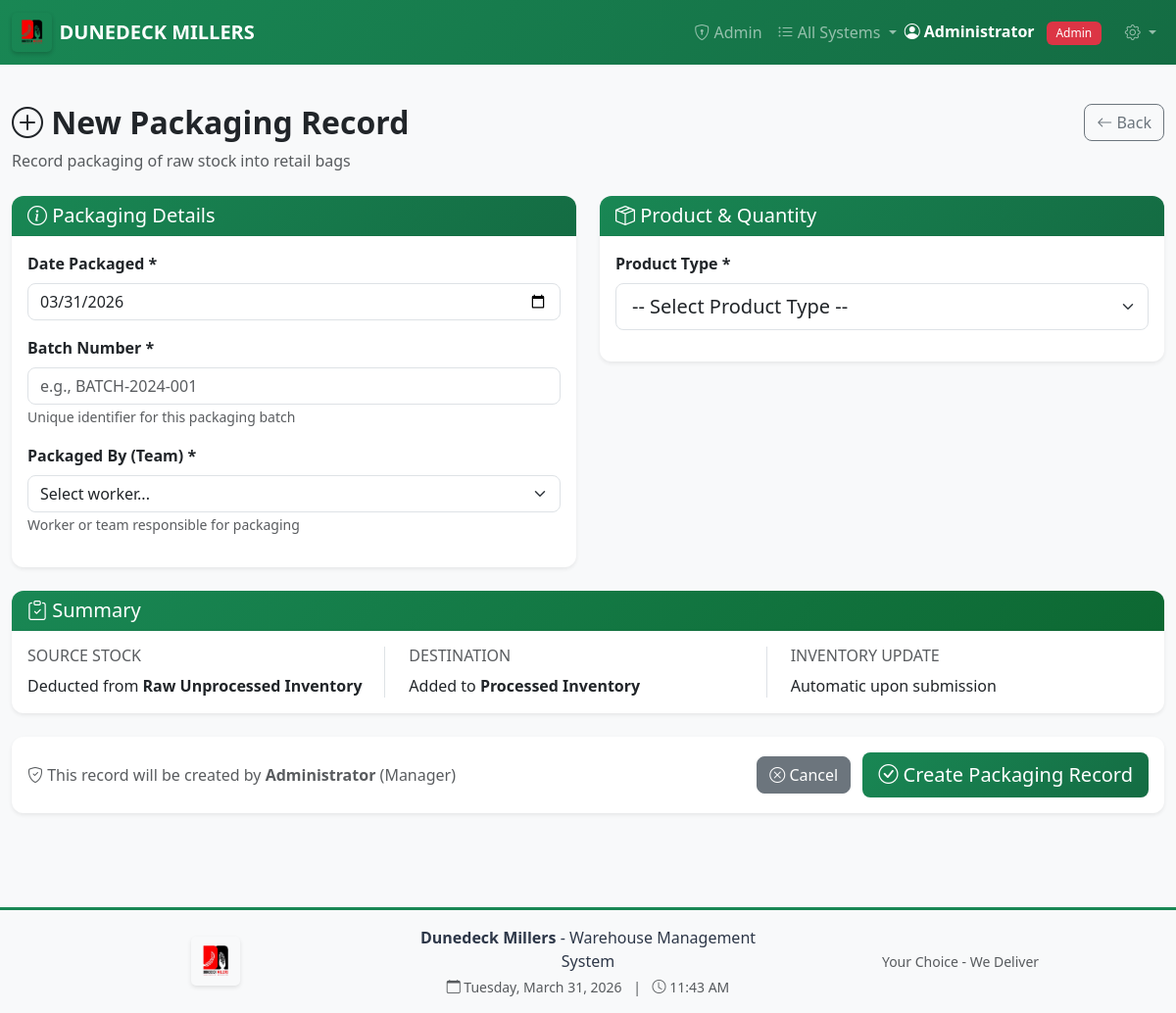
Page /packaging/create (signed in) on the earlier database version.
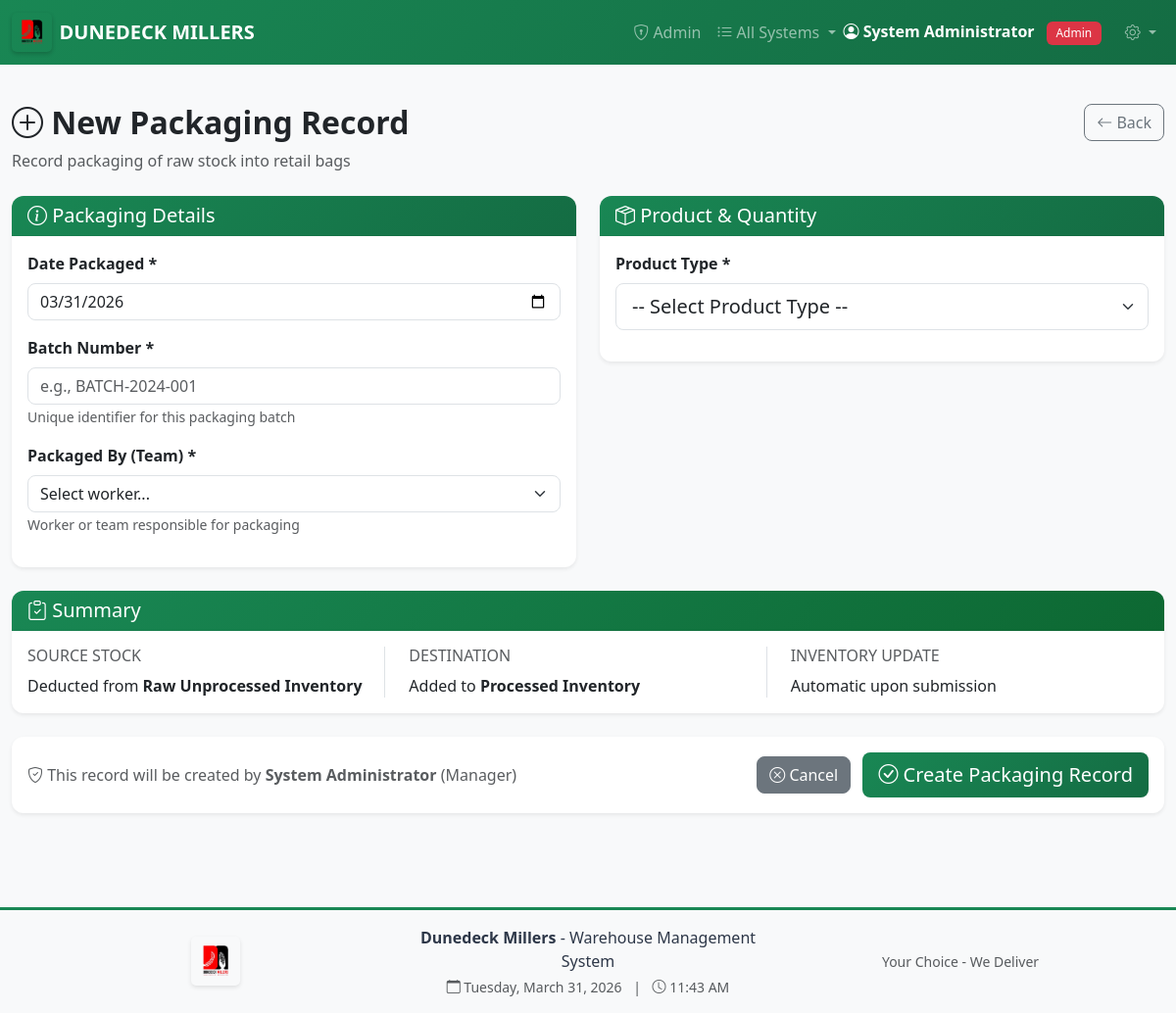
Same page on the later database version.
### app.py (models this page shows, shortened)
class User(UserMixin, db.Model):
    id = db.Column(db.Integer, primary_key=True)
    username = db.Column(db.String(80), unique=True, nullable=False)
    name = db.Column(db.String(120), nullable=False)
    password_hash = db.Column(db.String(200), nullable=False)
    role = db.Column(db.String(20), nullable=False)  # worker, manager, director, admin
    is_blocked = db.Column(db.Boolean, default=False)
    must_change_password = db.Column(db.Boolean, default=True)
    created_at = db.Column(db.DateTime, default=datetime.utcnow)
    last_login = db.Column(db.DateTime)
    sheets = db.relationship('IntakeSheet', foreign_keys='IntakeSheet.worker_id', backref='worker', lazy=True)
    authorized_sheets = db.relationship('IntakeSheet', foreign_keys='IntakeSheet.authorized_by_id', backref='authorized_by', lazy=True)

### app.py (the view, shortened to what this page needs)
@app.route('/packaging/create', methods=['GET', 'POST'])
@login_required
@manager_required
def create_packaging():
    workers = User.query.filter_by(role='worker').all()
    return render_template('packaging/create.html', workers=workers)

### app.py (called while the page is built)
@app.context_processor
def inject_now():
    return {'now': datetime.now}

def manager_required(f):
    @wraps(f)
    def decorated_function(*args, **kwargs):
        if current_user.role not in ['manager', 'admin']:
            flash('Access denied. Manager privileges required.', 'danger')
            return redirect(url_for('dashboard'))
        return f(*args, **kwargs)
    return decorated_function

@login_manager.user_loader
def load_user(user_id):
    return User.query.get(int(user_id))

### templates/packaging/create.html (shortened to what the changed rows need)
{% extends "base.html" %}
{% block content %}
<div class="row mb-4">
    <div class="col-md-8">
        <h2 class="fw-bold"><i class="bi bi-plus-circle"></i> New Packaging Record</h2>
    </div>
</div>
<form method="POST" action="{{ url_for('create_packaging') }}" id="packagingForm">
    <div class="card shadow-sm mb-4">
        <div class="card-body">
            <div class="d-flex justify-content-between align-items-center">
                <div>
                    <p class="mb-0 text-muted">
                        <i class="bi bi-shield-check"></i>
                        This record will be created by <strong>{{ current_user.name }}</strong> (Manager)
                    </p>
                </div>
            </div>
        </div>
    </div>
</form>
{% endblock %}

### templates/base.html (shortened to what the changed rows need)
<!DOCTYPE html>
<html lang="en">
<head>
    <link href="https://cdn.jsdelivr.net/npm/bootstrap@5.3.0/dist/css/bootstrap.min.css" rel="stylesheet">
    <link rel="stylesheet" href="https://cdn.jsdelivr.net/npm/bootstrap-icons@1.10.0/font/bootstrap-icons.css">
    <link rel="stylesheet" href="{{ url_for('static', filename='css/style.css') }}">
</head>
<body>
{% if current_user.is_authenticated %}
<nav class="navbar navbar-expand-lg navbar-dark bg-primary navbar-fixed">
    <div class="container-fluid">
        <a class="navbar-brand d-flex align-items-center" href="{{ url_for('dashboard') }}">
            <img src="{{ url_for('static', filename='images/logo.jpeg') }}"
                 alt="Dunedeck Millers"
                 height="40"
                 class="me-2"
                 style="border-radius: 5px;">
            <span class="fw-bold">DUNEDECK MILLERS</span>
        </a>
        <div class="collapse navbar-collapse" id="navbarNav">
            <ul class="navbar-nav ms-auto align-items-center">
                {% if current_user.role == 'worker' %}
                <li class="nav-item">
                    <a class="nav-link" href="{{ url_for('worker_dashboard') }}">
                        <i class="bi bi-speedometer2"></i> Dashboard
                    </a>
                </li>
                <li class="nav-item dropdown">
                    <a class="nav-link dropdown-toggle" href="#" role="button" data-bs-toggle="dropdown">
                        <i class="bi bi-box-seam"></i> Operations
                    </a>
                    <ul class="dropdown-menu">
                        <li><a class="dropdown-item" href="{{ url_for('requisitions_list') }}">
                            <i class="bi bi-clipboard-check"></i> My Requisitions
                        </a></li>
                        <li><a class="dropdown-item" href="{{ url_for('create_requisition') }}">
                            <i class="bi bi-plus-circle"></i> New Requisition
                        </a></li>
                        <li><hr class="dropdown-divider"></li>
                        <li><a class="dropdown-item" href="{{ url_for('invoices_list') }}">
                            <i class="bi bi-receipt"></i> My Invoices
                        </a></li>
                        <li><a class="dropdown-item" href="{{ url_for('create_invoice') }}">
                            <i class="bi bi-plus-circle"></i> New Invoice
                        </a></li>
                        <li><a class="dropdown-item" href="{{ url_for('customers_list') }}">
                            <i class="bi bi-folder2-open"></i> Customer Folders
                        </a></li>
                    </ul>
                </li>
                <li class="nav-item">
                    <a class="nav-link" href="{{ url_for('packaging_list') }}">
                        <i class="bi bi-box"></i> Packaging
                    </a>
                </li>
                {% elif current_user.role == 'admin' %}
                <li class="nav-item">
                    <a class="nav-link" href="{{ url_for('admin_dashboard') }}">
                        <i class="bi bi-shield-lock"></i> Admin
                    </a>
                </li>
                <li class="nav-item dropdown">
                    <a class="nav-link dropdown-toggle" href="#" role="button" data-bs-toggle="dropdown">
                        <i class="bi bi-list-ul"></i> All Systems
                    </a>
                </li>
                {% endif %}
                <li class="nav-item">
                    <span class="navbar-text text-white me-3">
                        <i class="bi bi-person-circle"></i>
                        <strong>{{ current_user.name }}</strong>
                        <span class="badge role-{{ current_user.role }} ms-2">{{ current_user.role|title }}</span>
                    </span>
                </li>
                <li class="nav-item dropdown">
                    <a class="nav-link dropdown-toggle" href="#" role="button" data-bs-toggle="dropdown">
                        <i class="bi bi-gear"></i>
                    </a>
                </li>
            </ul>
        </div>
    </div>
</nav>
{% endif %}
    <main class="container-fluid py-4">
        {% block content %}{% endblock %}
    </main>
</body>
</html>

Differences in the rows shown:
changed User "Admin": name "Administrator" → "System Administrator"
